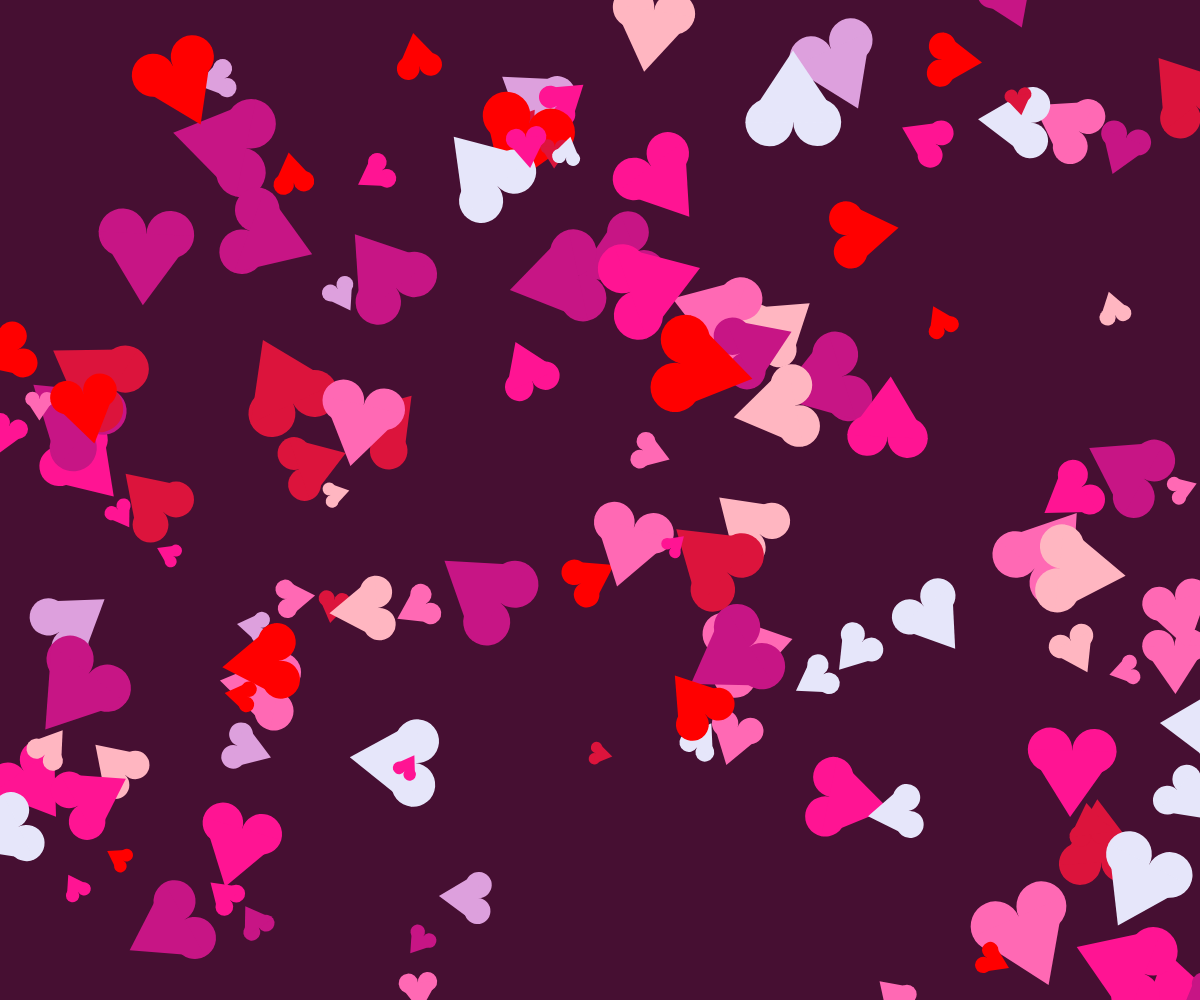
Frame 1 (no input)
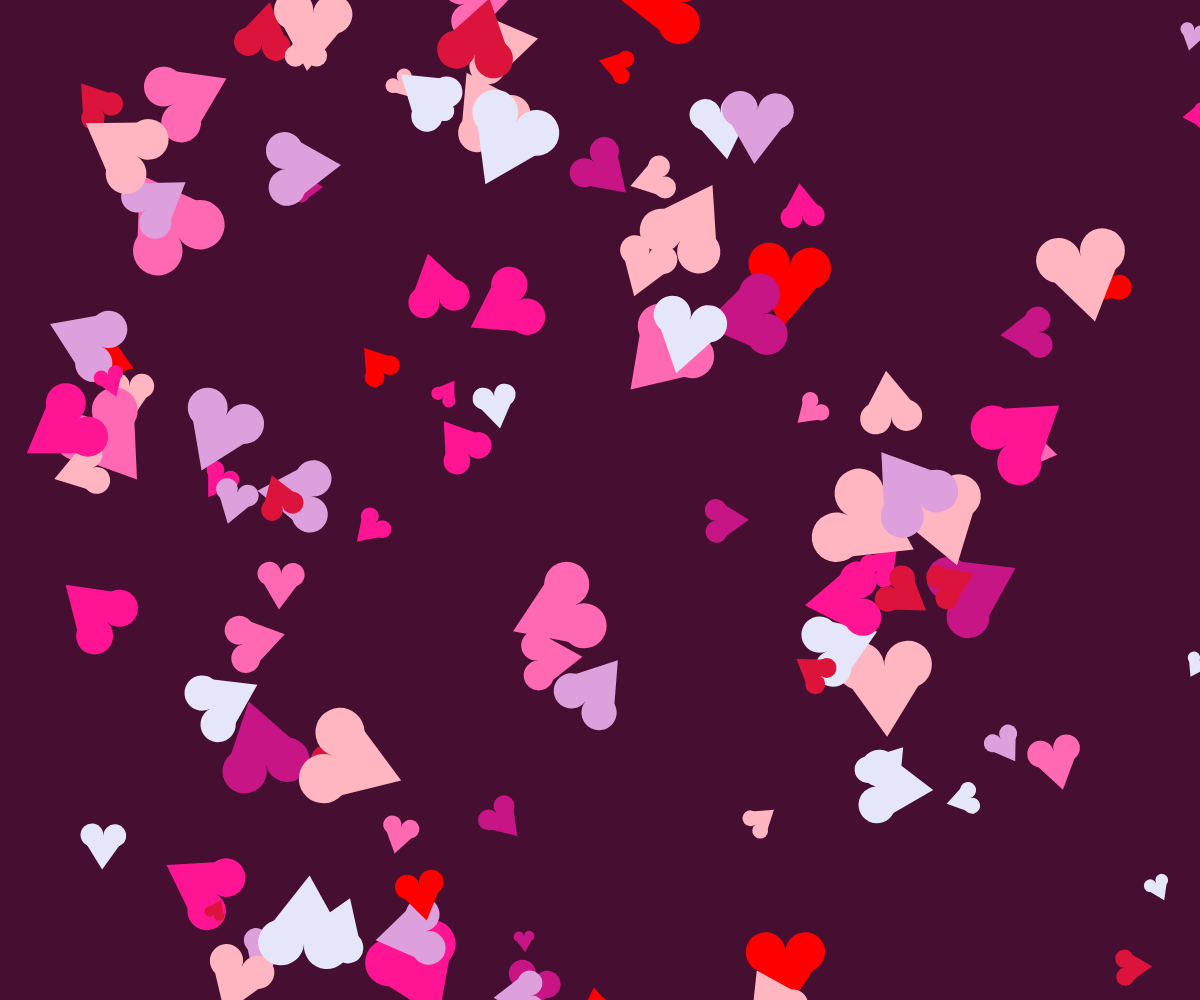
Frame 2 (the mouse pressed at the canvas centre, redrawn once)

The p5.js sketch that drew these frames (run headless with seeded random() and noise() and a simulated clock; the mouse was pressed at the canvas centre and the sketch redrawn once):

// p5.js sketch
// ── sketch.js
/**
 * Sketch Estático: Chuva de Corações Geométricos
 * 
 * Este programa gera uma composição estática de corações espalhados 
 * aleatoriamente pela tela. Se você redimensionar a janela, uma nova 
 * composição será criada automaticamente.
 */

function setup() {
  // Cria o canvas de desenho usando a largura e altura exatas da janela do navegador
  createCanvas(windowWidth, windowHeight);
  
  // Como o objetivo é um sketch estático (sem animação), chamamos noLoop().
  // Isso faz com que a função draw() seja executada apenas uma vez.
  noLoop();
}

function draw() {
  // Define o fundo com uma cor roxo vinho elegante (valores RGB: Vermelho, Verde, Azul)
  background(70, 15, 50);

  // Array contendo uma paleta de cores (tons de rosa, lilás e vermelho) em formato Hexadecimal
  const paletaCores = [
    '#FF69B4', // Hot Pink (Rosa vibrante)
    '#FFB6C1', // Light Pink (Rosa claro)
    '#DDA0DD', // Plum (Lilás)
    '#FF1493', // Deep Pink (Rosa profundo)
    '#DC143C', // Crimson (Vermelho escuro)
    '#FF0000', // Red (Vermelho clássico)
    '#E6E6FA', // Lavender (Lavanda pastel)
    '#C71585'  // Medium Violet Red (Vermelho violáceo)
  ];

  // Sorteia uma quantidade de corações para espalhar pela tela (entre 60 e 150)
  let quantidadeCoracoes = random(60, 150);

  // O laço de repetição (for) executará o bloco de código abaixo várias vezes
  for (let i = 0; i < quantidadeCoracoes; i++) {
    
    // Sorteia a posição X (horizontal) de 0 até a largura total (width)
    let posX = random(width);
    
    // Sorteia a posição Y (vertical) de 0 até a altura total (height)
    let posY = random(height);

    // Sorteia o tamanho do coração (entre 20 e 100 pixels)
    let tamanho = random(20, 100);

    // Sorteia a rotação do coração. 
    // TWO_PI radianos é matematicamente equivalente a 360 graus.
    let angulo = random(TWO_PI);

    // Escolhe aleatoriamente uma cor de dentro da nossa lista 'paletaCores'
    let cor = random(paletaCores);

    // Chama a nossa função personalizada para desenhar o coração na tela
    desenharCoracao(posX, posY, tamanho, angulo, cor);
  }
}

/**
 * Função responsável por garantir a responsividade.
 * É engatilhada automaticamente pelo p5.js sempre que a janela muda de tamanho.
 */
function windowResized() {
  // Ajusta o tamanho do canvas para o novo tamanho da janela
  resizeCanvas(windowWidth, windowHeight);
  // Como usamos noLoop(), precisamos pedir manualmente para o p5.js redesenhar a tela
  redraw();
}

/**
 * Função personalizada que desenha um único coração.
 * @param {Number} x - A posição horizontal
 * @param {Number} y - A posição vertical
 * @param {Number} tamanho - A escala do coração
 * @param {Number} angulo - A rotação do coração
 * @param {String} cor - A cor de preenchimento
 */
function desenharCoracao(x, y, tamanho, angulo, cor) {
  /* 
   * push() e pop() são essenciais aqui. 
   * Eles "isolam" as transformações geométricas (como mover e girar) 
   * para que a rotação de um coração não afete o próximo.
   */
  push();

  // translate() muda a origem (o ponto 0,0 do canvas) para a posição (x,y) sorteada.
  // Isso facilita a rotação, pois agora vamos girar o coração em torno do seu próprio centro.
  translate(x, y);

  // Aplica o ângulo de rotação sorteado
  rotate(angulo);

  // Aplica a cor sorteada e remove o contorno (linha preta ao redor da forma)
  fill(cor);
  noStroke();

  /*
   * =========================================
   * LÓGICA MATEMÁTICA DAS PRIMITIVAS
   * =========================================
   * Para construir um coração perfeito, nós o dividimos em 3 partes:
   * - 2 Círculos: que formam as "orelhas" arredondadas no topo.
   * - 1 Triângulo: que liga as bordas dos círculos até uma ponta inferior.
   */
  let metade = tamanho / 2;
  let quarto = tamanho / 4;

  // 1. Círculo Superior Esquerdo
  // Centro posicionado para a esquerda e para cima. O diâmetro é igual à metade do tamanho.
  circle(-quarto, -quarto, metade);

  // 2. Círculo Superior Direito
  // Centro posicionado para a direita e para cima.
  circle(quarto, -quarto, metade);

  // 3. Triângulo Invertido (Formando o corpo e a base do coração)
  // Ponto 1 (Esquerda): conecta-se com a borda extrema do círculo esquerdo.
  // Ponto 2 (Direita): conecta-se com a borda extrema do círculo direito.
  // Ponto 3 (Base): desce até a ponta central do coração.
  triangle(-metade, -quarto, metade, -quarto, 0, metade);

  // pop() descarta as configurações de translate e rotate, retornando ao normal
  pop();
}
